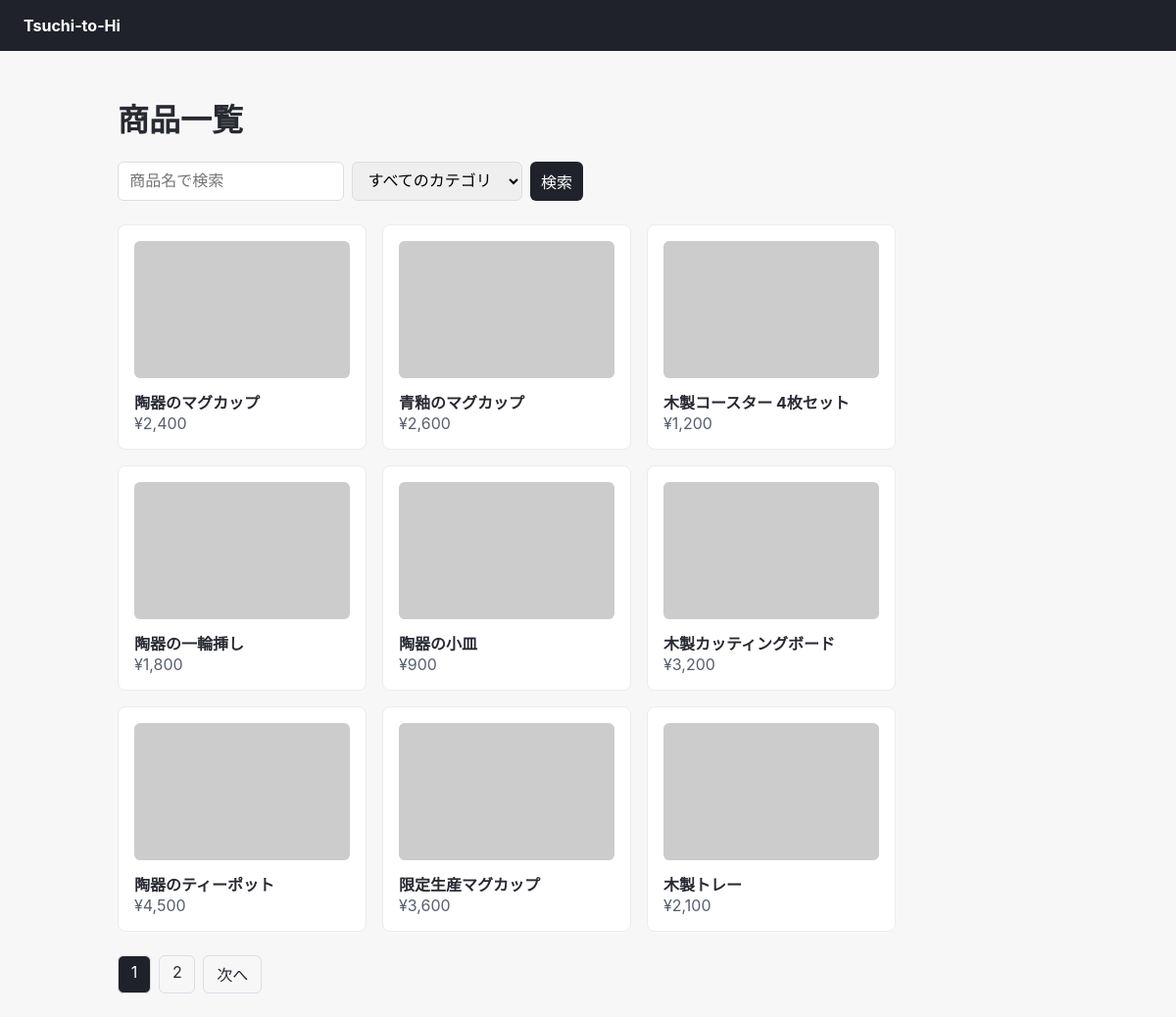
The page /items.php on the database its author committed.
### tables this page shows
CREATE TABLE items (
    id            INT AUTO_INCREMENT PRIMARY KEY,
    name          VARCHAR(255) NOT NULL,
    price         INT NOT NULL,
    description   TEXT,
    image         VARCHAR(255),
    stock         INT NOT NULL DEFAULT 0,
    category      VARCHAR(100),
    created_at    DATETIME NOT NULL DEFAULT CURRENT_TIMESTAMP
);

### public_html/items.php (the view, shortened to what this page needs)
<?php
require_once __DIR__ . '/../includes/config.php';
$keyword  = $_GET['keyword'] ?? '';
$page    = isset($_GET['page']) ? (int) $_GET['page'] : 1;
$page    = max(1, $page);
$perPage = 9;
$conditions = [];
$params     = [];
$whereSql = $conditions ? 'WHERE ' . implode(' AND ', $conditions) : '';
$stmt = $pdo->prepare("SELECT COUNT(*) FROM items {$whereSql}");
$stmt->execute($params);
$totalCount = (int) $stmt->fetchColumn();
$totalPages = max(1, ceil($totalCount / $perPage));
$page = min($page, $totalPages);
$offset = ($page - 1) * $perPage;
$sql = "SELECT id, name, price, image, stock, category
        FROM items
        {$whereSql}
        ORDER BY created_at DESC
        LIMIT {$perPage} OFFSET {$offset}";
$stmt = $pdo->prepare($sql);
$stmt->execute($params);
$items = $stmt->fetchAll();
function buildQuery(array $overrides = []): string
{
    $query = array_merge($_GET, $overrides);
    return '?' . http_build_query($query);
}
?>
<!DOCTYPE html>
<html lang="ja">
<head>
    <link rel="stylesheet" href="assets/css/style.css">
</head>
<body>
    <header><a href="index.php">Tsuchi-to-Hi</a></header>
    <main>
        <h1>商品一覧</h1>
        <form class="search-form" method="get" action="items.php">
            <input type="text" name="keyword" placeholder="商品名で検索"
                   value="<?= htmlspecialchars($keyword) ?>">
            <select name="category">
                <option value="">すべてのカテゴリ</option>
            </select>
            <button type="submit">検索</button>
        </form>
        <?php if (empty($items)): ?>
            <p class="empty-state"></p>
        <?php else: ?>
            <div class="item-grid">
                <?php foreach ($items as $item): ?>
                    <a class="item-card" href="item.php?id=<?= (int) $item['id'] ?>" style="text-decoration:none; color:inherit;">
                        <img src="<?= $item['image'] ? 'uploads/items/' . htmlspecialchars($item['image']) : 'https://placehold.co/220x140' ?>" alt="">
                        <div class="name"><?= htmlspecialchars($item['name']) ?></div>
                        <div class="price">¥<?= number_format($item['price']) ?></div>
                    </a>
                <?php endforeach; ?>
            </div>
            <div class="pagination">
                <?php for ($i = 1; $i <= $totalPages; $i++): ?>
                    <a href="<?= buildQuery(['page' => $i]) ?>"
                       <?= $i === $page ? 'class="current"' : '' ?>>
                        <?= $i ?>
                    </a>
                <?php endfor; ?>
                <?php if ($page < $totalPages): ?>
                    <a href="<?= buildQuery(['page' => $page + 1]) ?>">次へ</a>
                <?php endif; ?>
        <?php endif; ?>
    </main>
</body>
</html>

### public_html/assets/css/style.css (style rules this page uses)
body { font-family: -apple-system, "Hiragino Sans", "Yu Gothic UI", sans-serif; background: #f7f7f8; color: #282a33; margin: 0; padding: 0; }
header { background: #20222b; color: #fff; padding: 1rem 1.5rem; display: flex; justify-content: space-between; align-items: center; }
header a { color: #fff; text-decoration: none; font-weight: bold; }
main { max-width: 960px; margin: 0 auto; padding: 1.5rem; }
.item-grid { display: flex; flex-wrap: wrap; gap: 1rem; }
.item-card { border: 1px solid #ececec; border-radius: 8px; padding: 1rem; width: 220px; background: #fff; }
.item-card img { width: 100%; height: 140px; object-fit: cover; border-radius: 6px; background: #f0f0f0; }
.item-card .name { font-weight: bold; margin-top: .5rem; }
.item-card .price { color: #57606f; }
form.search-form { display: flex; gap: .5rem; margin-bottom: 1.5rem; flex-wrap: wrap; }
input, select, textarea, button { font-size: 1rem; padding: .5rem .7rem; border: 1px solid #dcdee3; border-radius: 6px; }
button, .btn { background: #20222b; color: #fff; border: none; cursor: pointer; text-decoration: none; display: inline-block; }
.pagination { display: flex; gap: .5rem; margin-top: 1.5rem; }
.pagination a, .pagination span { padding: .4rem .8rem; border: 1px solid #dcdee3; border-radius: 6px; text-decoration: none; color: #282a33; }
.pagination .current { background: #20222b; color: #fff; }

### rows shown on the page
items: name "陶器のマグカップ", price "2,400"
items: name "青釉のマグカップ", price "2,600"
items: name "木製コースター 4枚セット", price "1,200"
items: name "陶器の一輪挿し", price "1,800"
items: name "陶器の小皿", price "900"
items: name "木製カッティングボード", price "3,200"
items: name "陶器のティーポット", price "4,500"
items: name "限定生産マグカップ", price "3,600"
items: name "木製トレー", price "2,100"
